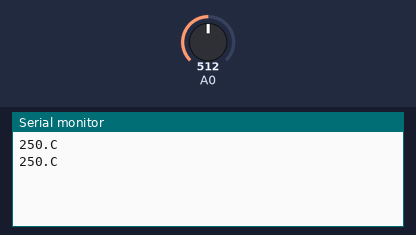
The sketch below on a simulated Arduino Uno, built with avr-gcc and run on an emulated ATmega328P. Parts: the last lines printed to the serial monitor. The inputs (shaded band) are chosen by the test bench; at power-on: A0 = 512.

Above: at 2.8 s.
2.9 s: A0 set to 716
At 4.9 s:
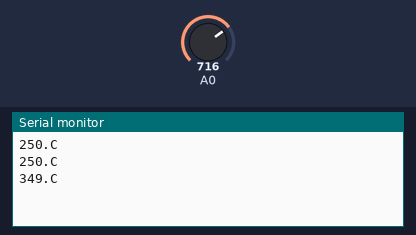
5.6 s: A0 set to 900
At 6.5 s:
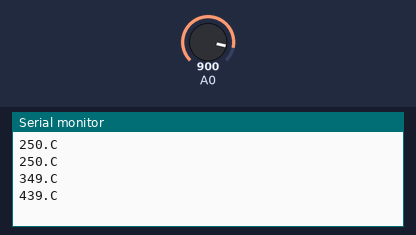
Timing chart, 0 to 8.6 s (numbered marks = the images above; inputs shaded):
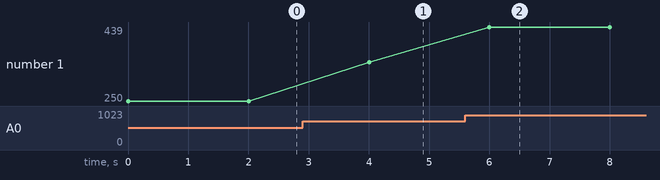

The sketch:

TempSense.ino
```cpp
void setup() {
  // put your setup code here, to run once:
Serial.begin(115200);
}
float x;
void loop() {
  // put your main code here, to run repeatedly:
x=analogRead(A0);
int c=x*0.48828125;
Serial.print(c);
Serial.println(".C");
delay(2000);
}
```

Measured:
- after the input at 2.9 s, the serial monitor: prints a new line after 1.1 s (image 1)
- after the input at 5.6 s, the serial monitor: prints a new line after 0.40 s (image 2)
- plotted number 1: 250 → 349 after the input at 2.9 s, 349 → 439 after the input at 5.6 s
